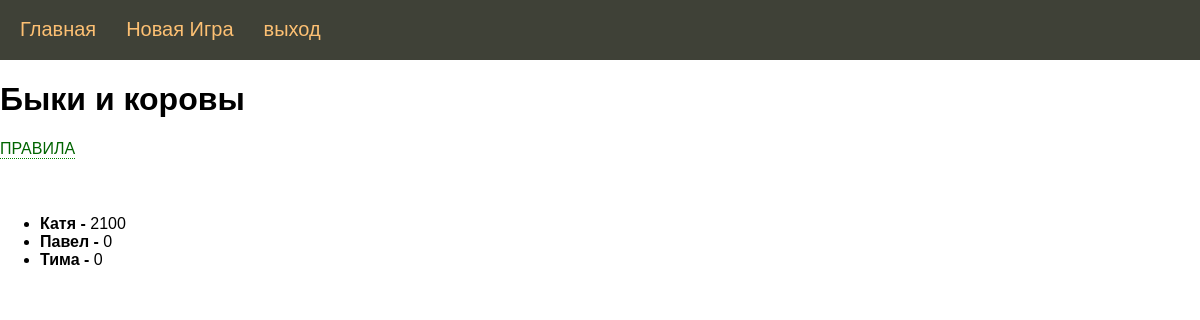
/, run on an earlier commit of the app's database.
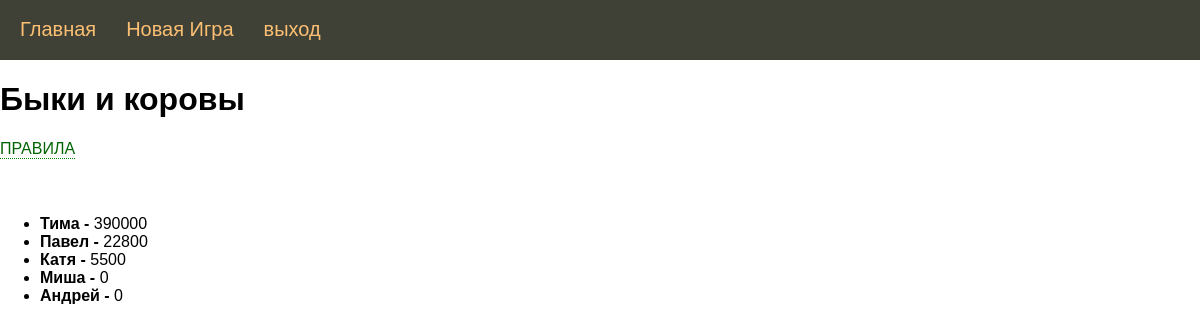
And on a later commit of the database.
### tables this page shows
CREATE TABLE players(
            player_id INTEGER PRIMARY KEY AUTOINCREMENT,
            name TEXT NOT NULL,
            pas TEXT NOT NULL,
            score INTEGER DEFAULT 0
            );

### bulls_cows.py (the view, shortened to what this page needs)
@app.route("/")
def index():
    scores = score()
    return render_template('index.html', scores=scores)

### cow_db.py (called while the page is built)
def score(name = ''):
    with sqlite3.connect("cow.db") as con:
        cur = con.cursor()
        cur.execute("""CREATE TABLE IF NOT EXISTS players(
            player_id INTEGER PRIMARY KEY AUTOINCREMENT,
            name TEXT NOT NULL,
            pas TEXT NOT NULL,
            score INTEGER DEFAULT 0
            )""")
        if name == '':
            cur.execute("SELECT name, score FROM players ORDER BY score DESC")
        else:
            cur.execute(f"SELECT score FROM players WHERE name = '{name}'")
            s = cur.fetchone()
            return s[0]
    return cur.fetchall()

### templates/index.html (shortened to what this page needs)
{% extends 'base_new.html' %}
{% block content %}
{{ super() }}
<h1>Быки и коровы</h1>
    <label for="hd-1" >ПРАВИЛА</label>
 <br/>
 <br/>
 <br/>
{% endblock %}
{% block scores %}
    <ul>
    {% for scor in scores %}
        <li> <b>{{scor[0]}}  -  </b>{{scor[1]}} </li>
    {% endfor %}
    </ul>
{% endblock %}

### templates/base_new.html (shortened to what this page needs)
<!DOCTYPE html>
<html lang="ru">
<head>
    <link type="text/css" href="{{ url_for('static', filename='css/styles.css')}}" rel="stylesheet" />
</head>
<body>
{% block content %}
    {% block mainmenu %}
<div class="header">
<ul class="mainmenu">
<li><a href="{{url_for('index')}}">Главная</a></li>
<li><a href="{{url_for('login')}}">Новая Игра</a></li>
<li><a href="{{url_for('exit')}}">выход</a></li>
</ul>
</div>
    {% endblock mainmenu %}
{% endblock %}
{% block scores %}
{% endblock %}
</body>
</html>

### static/css/styles.css (style rules this page uses)
Html, body { font-family: 'Arial'; margin: 0; padding: 0; hieght: 100%; widght: 100%; }
a { color: #0059b2; text-decoration: none; }
.header { background: #3f4137; height: 60px; }
ul.mainmenu { list-style: none; hieght: 60px; margin: 0; padding: 0; color: #fdc073; font-size: 20px; overflow: hiden; }
ul.mainmenu li { float: left; margin: 18px 10px 0 20px; }
ul.mainmenu li a { color: #fdc073; text-decoration: none; }
.hide + label { border-bottom: 1px dotted green; padding: 0; color: darkgreen; cursor: pointer; display: inline-block; }

What changed in the data, as far as the page shows it:
changed players "Тима": score "0" → "390000"; moves up the list
changed players "Павел": score "0" → "22800"; moves down the list
changed players "Катя": score "2100" → "5500"
added players: name "Миша", score "0"
added players: name "Андрей", score "0"
